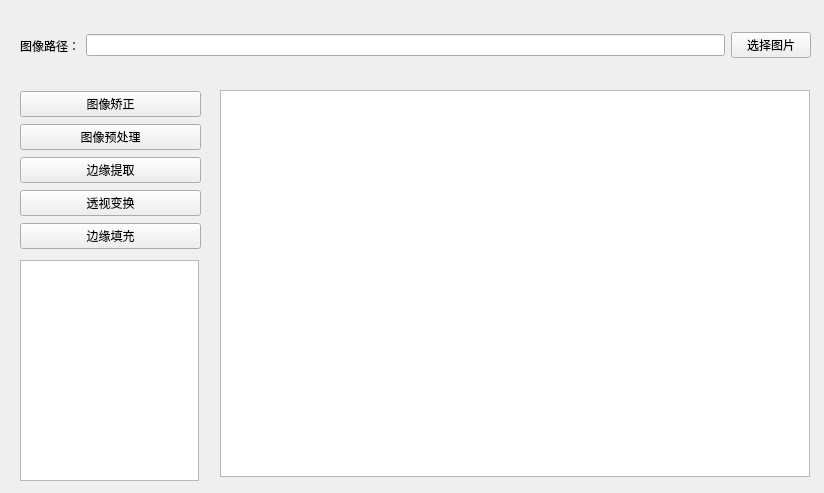
<?xml version="1.0" encoding="UTF-8"?>
<ui version="4.0">
 <class>MainWindow</class>
 <widget class="QWidget" name="MainWindow">
  <property name="geometry">
   <rect>
    <x>0</x>
    <y>0</y>
    <width>824</width>
    <height>493</height>
   </rect>
  </property>
  <property name="windowTitle">
   <string>身份证照片矫正</string>
  </property>
  <widget class="QGraphicsView" name="view_IDCard">
   <property name="geometry">
    <rect>
     <x>220</x>
     <y>90</y>
     <width>590</width>
     <height>387</height>
    </rect>
   </property>
  </widget>
  <widget class="QWidget" name="horizontalLayoutWidget">
   <property name="geometry">
    <rect>
     <x>20</x>
     <y>10</y>
     <width>791</width>
     <height>71</height>
    </rect>
   </property>
   <layout class="QHBoxLayout" name="horizontalLayout">
    <item>
     <widget class="QLabel" name="label">
      <property name="text">
       <string>图像路径：</string>
      </property>
     </widget>
    </item>
    <item>
     <widget class="QLineEdit" name="lineEdit"/>
    </item>
    <item>
     <widget class="QPushButton" name="btn_input">
      <property name="text">
       <string>选择图片</string>
      </property>
     </widget>
    </item>
   </layout>
  </widget>
  <widget class="QWidget" name="verticalLayoutWidget">
   <property name="geometry">
    <rect>
     <x>20</x>
     <y>90</y>
     <width>181</width>
     <height>161</height>
    </rect>
   </property>
   <layout class="QVBoxLayout" name="verticalLayout">
    <item>
     <widget class="QPushButton" name="btn_output">
      <property name="text">
       <string>图像矫正</string>
      </property>
     </widget>
    </item>
    <item>
     <widget class="QPushButton" name="btn_pre">
      <property name="text">
       <string>图像预处理</string>
      </property>
     </widget>
    </item>
    <item>
     <widget class="QPushButton" name="btn_edge">
      <property name="text">
       <string>边缘提取</string>
      </property>
     </widget>
    </item>
    <item>
     <widget class="QPushButton" name="btn_trans">
      <property name="text">
       <string>透视变换</string>
      </property>
     </widget>
    </item>
    <item>
     <widget class="QPushButton" name="btn_fill">
      <property name="text">
       <string>边缘填充</string>
      </property>
     </widget>
    </item>
   </layout>
  </widget>
  <widget class="QGraphicsView" name="view_face">
   <property name="geometry">
    <rect>
     <x>20</x>
     <y>260</y>
     <width>179</width>
     <height>221</height>
    </rect>
   </property>
  </widget>
  <widget class="QLabel" name="label_2">
   <property name="geometry">
    <rect>
     <x>220</x>
     <y>90</y>
     <width>590</width>
     <height>387</height>
    </rect>
   </property>
   <property name="text">
    <string/>
   </property>
  </widget>
  <widget class="QLabel" name="label_3">
   <property name="geometry">
    <rect>
     <x>20</x>
     <y>260</y>
     <width>179</width>
     <height>221</height>
    </rect>
   </property>
   <property name="text">
    <string/>
   </property>
  </widget>
 </widget>
 <resources/>
 <connections/>
</ui>
